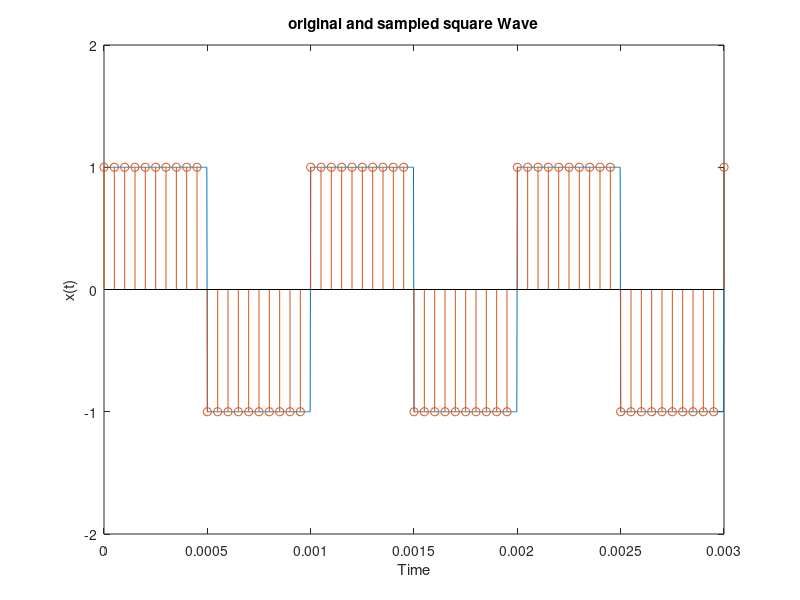

This chart was generated by the following MATLAB code: (Note: this script raises an error after producing the figure.)
clear;
clc;
%% Generating and Sampling a Square Wave
t= 0:1/(40e4):3e-3;                                                        %Time array
x = square(2*pi*1e3*t);                                                    %Square Wave
t1 = 0:1/20e3:3e-3;                                                        %Time array
x1 = square(2*pi*1e3*t1);                                                  %Sampled Wave
plot(t,x);                                                                 %Plot
hold on;
stem(t1,x1);                                                               %Sampled Signal Plotted
xlabel('Time');                                                            %X-Axis Label
ylabel('x(t)');                                                            %Y-Axis Label
title('original and sampled square Wave');                                 %Plot title
ylim([-2, 2]);                                                             %Y Axis Limits
%% DFT of Square Wave
[dt,y] = DFTsqr(256,20,'plot');                                            % DFT of the square Wave, 20kHz, 256 Samples
%% Reconstruction of the Signal from the DFT
figure;                                                                    %New Figure
recx = ifft(y);                                                            %Inverse DFT function 
t = (0:size(recx,2)-1)*dt;                                                 %Time Array
x = square(2*pi*1e3*t);                                                    %Generating Square Wave for Comparison
plot(t,recx);                                                              %Plotting the Reconstructed Signal
error = x-recx;                                                            
error = sqrt(error*error');                                                %RMS Error
%% Error Plotting for Different Sampling Rates
freqarr = 2:2:600;
err = zeros(size(freqarr,1),1);
for freq = freqarr
    [dt,y] = DFTsqr(256,freq,'noplot');    
    recx = ifft(y); 
    t = (0:size(recx,2)-1)*dt;
    x = square(2*pi*1e3*t);
    error = x-recx;
    err(freq/2) = sqrt(error*error');
end
semilogy(freqarr*1e3, err);
xlabel('Frequency');
ylabel('Error');
title('Error vs Frequency');

%% Sampling and effect of Nyquist Criteria
Fs = 12e3;                                                                 %Setting the Sampling Rate
t=0:0.01*10^-3:(100-0.01)*10^-3;                                           %Creating the time array for original signal
t1 = 0:1/Fs:(100-0.01)*10^-3;                                              %Creating the time 
x=10*cos(2*pi*1e3*t)+6*cos(2*pi*2*1e3*t)+2*cos(2*pi*4*1e3*t);              % Original Function
x1=10*cos(2*pi*1e3*t1)+6*cos(2*pi*2*1e3*t1)+2*cos(2*pi*4*1e3*t1);          % Sampled function at 12kHz
plot(t,x);                                                                 %Plotting the original function
hold on;
stem(t1,x1);                                                               %Plotting the sampled function
xlabel('Time');                                                            %X-Axis Label
ylabel('x(t)');                                                            %Y-Axis Label
title('original and sampled signal');                                      %Plot title
xlim([0.039, 0.0415]);
hold off

%sampling at different Fs
DFT(10000,12);
DFT(64,12);
DFT(128,12);
DFT(256,12);

DFT(10000,8);
DFT(64,8);
DFT(128,8);
DFT(256,8);

DFT(10000,5);
DFT(64,5);
DFT(128,5);
DFT(256,5);

DFT(10000,4);
DFT(64,4);
DFT(128,4);
DFT(256,4);
hold off

%reconstruction above Nyquist: 12KHz
ts = 0:1/12e3:(100-0.01)*10^-3;
xs=10*cos(2*pi*1e3*ts)+6*cos(2*pi*2*1e3*ts)+2*cos(2*pi*4*1e3*ts);
A=fir1(4,0.5,'low');
x_reconstruct1 = filter(A,1,xs);
%reconstruction below Nyquist: 5KHz
ts = 0:1/5e3:(100-0.01)*10^-3;
A=fir1(4,0.5,'low');
xs=10*cos(2*pi*1e3*ts)+6*cos(2*pi*2*1e3*ts)+2*cos(2*pi*4*1e3*ts);
x_reconstruct2 = filter(A,1,xs);

%% upsampling
xu=zeros(1,2399);
tu=0:1/(2*Fs):(100-0.05)*10^-3;
xu(1:2:2399)=x1(1:1200);
yu = (fft(xu,2399)/2399);
A = fir1(49,0.5,'low');
%{
figure
plot(abs(yu))
hold on
plot(abs(fft(upsample_reconstruct,2399)/2399));
hold off
%}
upsample_reconstruct=2*filter(A,1,xu);  %2 factor put to compensate for amplitude division in upsampling
figure
stem(t1,x1);
hold on
stem(tu,upsample_reconstruct);
hold off


%% downsampling
y1=(fft(x1,1200)/1200);
A = fir1(49,0.5,'low');
xfilt=filter(A,1,x1);

xd=xfilt(1:2:1199);
td=0:2/Fs:(100-0.05)*10^-3;
yd = fftshift(fft(xd,600)/600);
